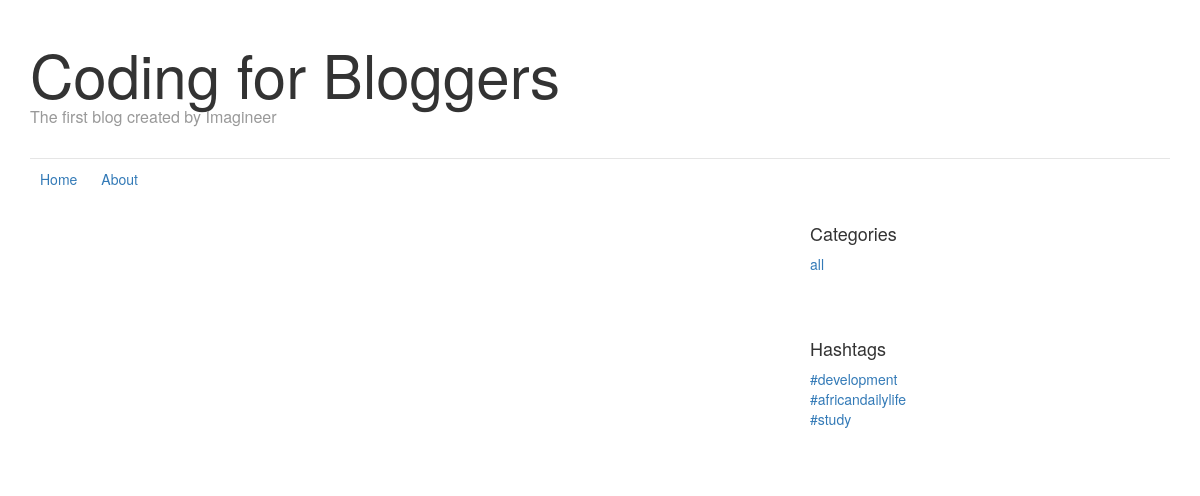
The page /?hashtag=development on the database as committed earlier.
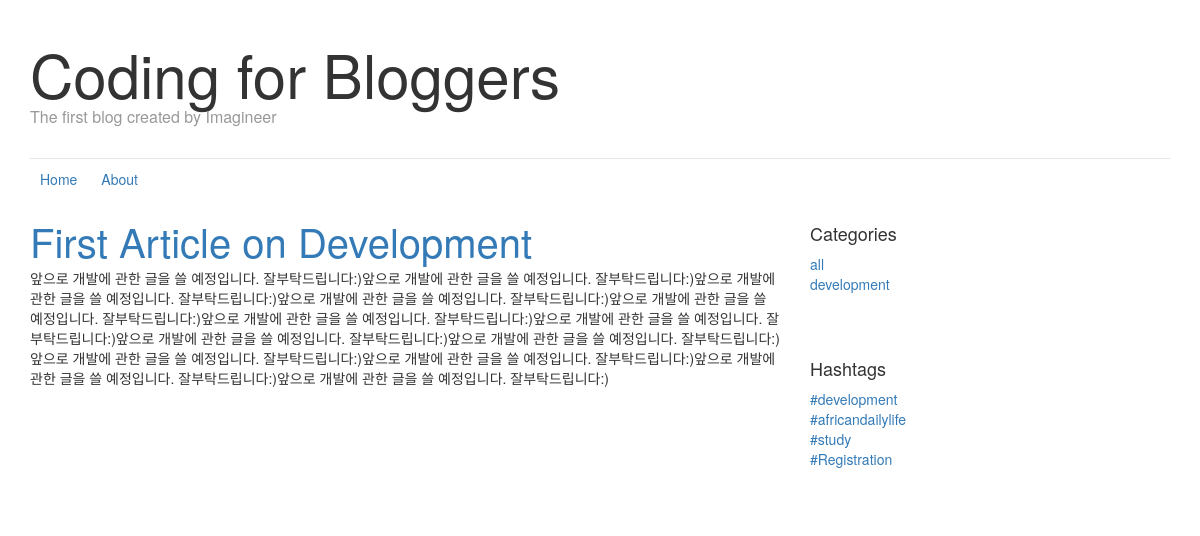
The same page on the database as committed later.
### feed/models.py (models this page shows, shortened)
class HashTag(models.Model):
    name = models.CharField(max_length=50)
    def __str__(self):
        return self.name

class Article(models.Model):
    DEVELOPMENT = "dv"
    PERSONAL = "ps"
    CATEGORY_CHOICES = (
        (DEVELOPMENT, "development"),
        (PERSONAL, "personal"),
    )
    title = models.CharField(max_length=200)
    content = models.TextField()
    category = models.CharField(
        max_length=2,
        choices=CATEGORY_CHOICES,
        default=DEVELOPMENT,
    )
    hashtag = models.ManyToManyField(HashTag)

### feed/views.py (the view)
# urls.py: url(r'^$', views.index, name='index'),
def index(request):
    article_list = Article.objects.all()
    hashtag_list = HashTag.objects.all()
    category = request.GET.get("category")
    hashtag = request.GET.get("hashtag")
    if not category and not hashtag:
        article_list = Article.objects.all()
    elif category:
        article_list = Article.objects.filter(category=category)
    else:
        article_list = Article.objects.filter(hashtag__name=hashtag)
    category_list = set([
        (article.category, article.get_category_display())
        for article in article_list
    ])
    ctx = {
        "article_list" : article_list,
        "hashtag_list" : hashtag_list,
        "category_list" : category_list,
    }
    return render(request, "index.html", ctx)

### Templates/index.html
{% extends "base.html" %}
{% block body %}
<div class = "container">
  <header class="blog-header">
          <h1 class="blog-title">Coding for Bloggers</h1>
          <p class="lead blog-description">The first blog created by Imagineer</p>
  </header>
</div>
{% include "navbar.html" %}
<div class = "container">
  <div class="row">
        <div class="col-md-8 blog-main">
          <div class="blog-post">
            {% for article in article_list %}
            <h2 class="blog-post-title">
              <a href="/{{article.id}}/">
              {{article.title}}
              </a>
            </h2>
            <p> {{article.content}} </p>
            {% endfor %}
          </div>
        </div>
        <aside class="col-md-4 blog-sidebar">
          <div class="sidebar-module">
            <h4>Categories</h4>
            <ol class="list-unstyled">
              <li><a href="/">all</a></li>
              {% for alias, category in category_list %}
              <li><a href="/?category={{alias}}">{{category}}</a></li>
              {% endfor %}
            </ol>
          </div>
          <div class="sidebar-module">
            <h4>Hashtags</h4>
            <ol class="list-unstyled">
              {% for hashtag in hashtag_list %}
              <li><a href="/?hashtag={{hashtag.name}}"">#{{hashtag}}</a></li>
              {% endfor %}
            </ol>
          </div>
        </aside>
  </div>
</div>
{% endblock %}

Rows that differ between the two databases and show on the page:
now on this page (row edited): Article: title "First Article on Development", content "앞으로 개발에 관한 글을 쓸 예정입니다. 잘부탁드립니다:)앞으로 개발에 관한 글을 쓸 예정입니다. 잘부탁드립니다:)앞으로 개발에 관한 글을 쓸 예정입니다. 잘부탁드립니다:)앞으로 개발에 관한 글을 쓸 예정입니다. 잘부탁드립니다:)앞으로 개발에 관한 글을 쓸 예정입니다. 잘부탁드립니다:)앞으로 개발에 관한 글을 쓸 예정입니다. 잘부탁드립니다:)앞으로 개발에 관한 글을 쓸 예정입니다. 잘부탁드립니다:)앞으로 개발에 관한 글을 쓸 예정입니다. 잘부탁드립니다:)앞으로 개발에 관한 글을 쓸 예정입니다. 잘부탁드립니다:)앞으로 개발에 관한 글을 쓸 예정입니다. 잘부탁드립니다:)앞으로 개발에 관한 글을 쓸 예정입니다. 잘부탁드립니다:)앞으로 개발에 관한 글을 쓸 예정입니다. 잘부탁드립니다:)앞으로 개발에 관한 글을 쓸 예정입니다. 잘부탁드립니다:)"
added HashTag: name "Registration"
Other text that changed with them:
new list line: "development"
